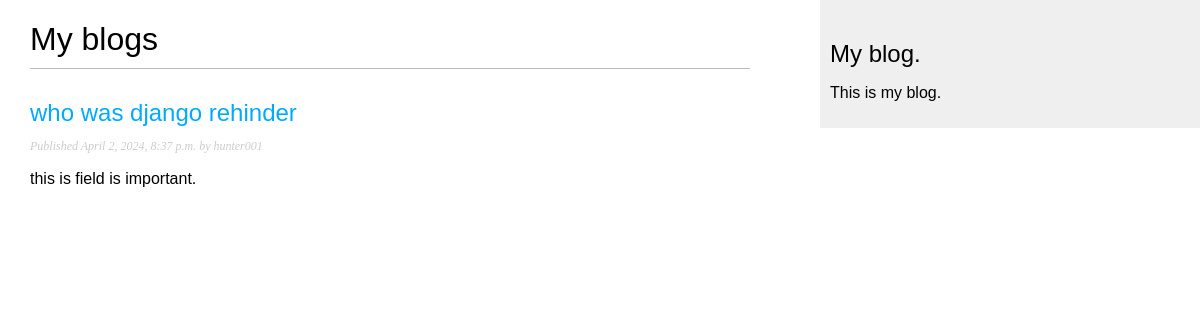
The page /blog/ on the database as committed earlier.
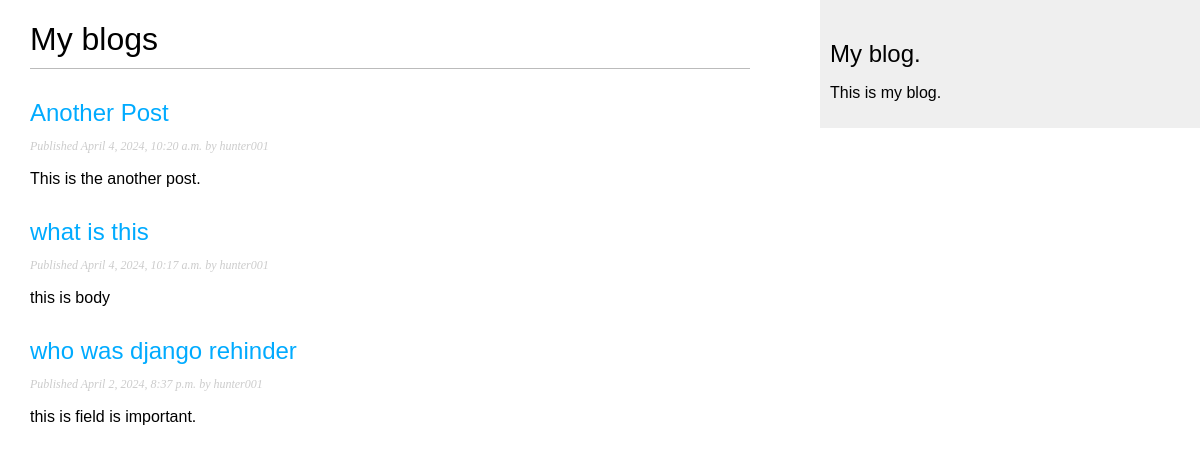
The same page on the database as committed later.
### blog/models.py (models this page shows)
class Post(models.Model):
    class Status(models.TextChoices):
        DRAFT = 'DF','draft'
        PUBLISHED = 'PB','Published'
    title = models.CharField(max_length=250)
    slug = models.SlugField(max_length=250)
    author = models.ForeignKey(User,
                               on_delete=models.CASCADE,
                               related_name='blog_posts')
    body = models.TextField()
    publish = models.DateTimeField(default=timezone.now())
    created = models.DateTimeField(auto_now_add=True)
    updated = models.DateTimeField(auto_now=True)
    status = models.CharField(
        max_length=2,
        choices=Status.choices,
        default=Status.DRAFT
    )
    objects = models.Manager() # default manager
    published = PublishedManager() # custom manager
    class Meta:
        ordering = ['-publish']
        indexes = [
            models.Index(fields=['-publish']),
        ]
    def __str__(self):
        return self.title

### blog/views.py (the view)
# urls.py: path('',views.post_list,name='post_list'),
def post_list(request):
    posts = Post.published.all()
    print(posts)
    return render(
        request,
        'blog/post/list.html',
        {
            'posts':posts,
        }
    )

### blog/models.py (called while the page is built)
    def get_queryset(self):
        return super().get_queryset().filter(status=Post.Status.PUBLISHED)

### blog/templates/blog/post/list.html (shortened to what this page needs)
{% extends "blog/base.html" %}
{% block content %}
  <h1>My blogs</h1>
  {% for post in posts%}
    <h2>
    <a href="{% url 'blog:post_detail' post.id %}">{{post.title}}
    </a>
    </h2>
    <p class="date">
    Published {{post.publish}} by {{post.author}}
    </p>
    {{ post.body|truncatewords:30|linebreaks }}
  {% endfor %}
{% endblock %}

### blog/templates/blog/base.html (shortened to what this page needs)
{% load static %}
<!DOCTYPE html>
<html>
    <head>
        <link href="{% static "css/blog.css" %}" rel="stylesheet">
    </head>
    <body>
       <div id="content">
         {% block content %}
         {% endblock %}
       </div>
       <div id="sidebar">
         <h2>My blog.</h2>
         <p>This is my blog.</p>
       </div>
    </body>
</html>

### blog/static/css/blog.css (style rules this page uses)
body { margin: 0; padding: 0; font-family: helvetica, sans-serif; }
a { color: #00abff; text-decoration: none; }
h1 { font-weight: normal; border-bottom: 1px solid #bbb; padding: 0 0 10px 0; }
h2 { font-weight: normal; margin: 30px 0 0; }
#content { float: left; width: 60%; padding: 0 0 0 30px; }
#sidebar { float: right; width: 30%; padding: 10px; background: #efefef; height: 100%; }
p.date { color: #ccc; font-family: georgia, serif; font-size: 12px; font-style: italic; }

Rows that differ between the two databases and show on the page:
added Post: title "Another Post", publish "April 4, 2024, 10:20 a.m.", author "hunter001", body "This is the another post."
added Post: title "what is this", publish "April 4, 2024, 10:17 a.m.", author "hunter001", body "this is body"
